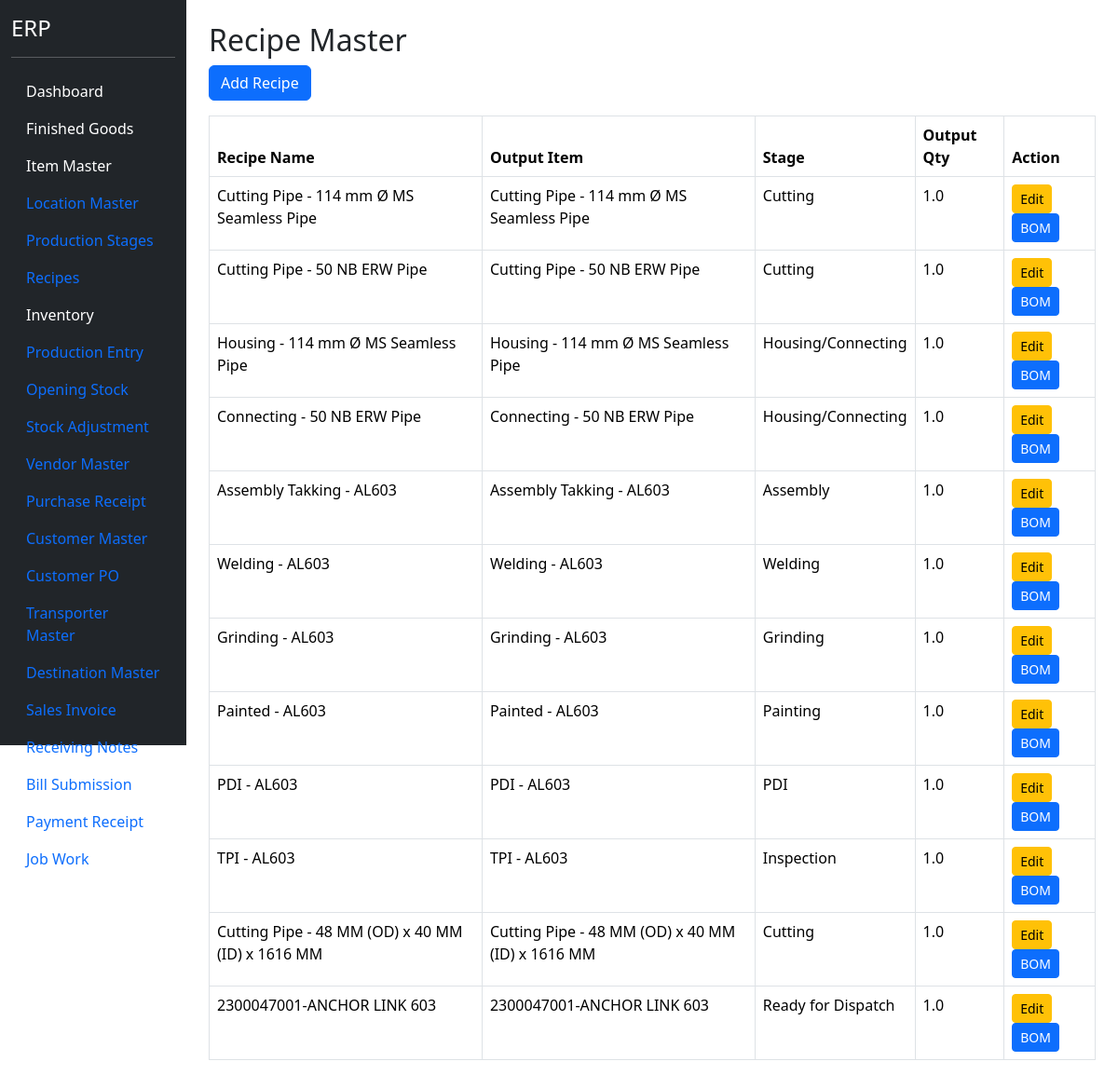
The page /recipes (signed in) on the database its author committed.
### models.py (models this page shows)
class RecipeHeader(db.Model):
    __tablename__ = "recipe_header"
    id = db.Column(
        db.Integer,
        primary_key=True
    )
    output_item_id = db.Column(
        db.Integer,
        db.ForeignKey("item_master.id"),
        nullable=False
    )
    output_qty = db.Column(
        db.Float,
        nullable=False,
        default=1
    )
    recipe_name = db.Column(
        db.String(200)
    )
    production_stage_id = db.Column(
        db.Integer,
        db.ForeignKey(
            "production_stage_master.id"
        )
    )
    active = db.Column(
        db.Boolean,
        default=True
    )
    output_item = db.relationship(
        "ItemMaster"
    )
    production_stage = db.relationship(
        "ProductionStageMaster"
    )
    inputs = db.relationship(
    "RecipeInput",
    backref="recipe",
    cascade="all, delete-orphan"
    )
    byproducts = db.relationship(
    "RecipeByProduct",
    backref="recipe",
    cascade="all, delete-orphan"
    )

class ItemMaster(db.Model):
    __tablename__ = "item_master"
    id = db.Column(db.Integer, primary_key=True)
    item_code = db.Column(
        db.String(50),
        unique=True,
        nullable=False
    )
    item_name = db.Column(
        db.String(255),
        nullable=False
    )
    item_type = db.Column(
        db.String(50),
        nullable=False
    )
    production_stage = db.Column(
    db.String(100)
    )
    production_stage_id = db.Column(
    db.Integer,
    db.ForeignKey(
        "production_stage_master.id"
    ),
    nullable=True
    )
    production_stage_rel = db.relationship(
    "ProductionStageMaster"
    )
    unit = db.Column(
        db.String(20),
        nullable=False
    )
    finished_good_id = db.Column(
    db.Integer,
    db.ForeignKey("finished_goods.id"),
    nullable=True
    )
    hsn_code = db.Column(
    db.String(20)
    )
    gst_rate = db.Column(
    db.Float,
    default=18
    )
    active = db.Column(
        db.Boolean,
        default=True
    )

class ProductionStageMaster(db.Model):
    __tablename__ = "production_stage_master"
    id = db.Column(
        db.Integer,
        primary_key=True
    )
    stage_no = db.Column(
        db.Integer,
        nullable=False
    )
    stage_name = db.Column(
        db.String(100),
        nullable=False
    )
    active = db.Column(
        db.Boolean,
        default=True
    )

### blueprints/masters/routes.py (the view)
@masters_bp.route("/recipes")
@login_required
def recipes():
    recipe_list = RecipeHeader.query.all()
    return render_template(
        "recipes.html",
        recipe_list=recipe_list
    )

### app.py (called while the page is built)
@login_manager.user_loader
def load_user(user_id):
    return User.query.get(int(user_id))

### templates/recipes.html
{% extends "base.html" %}
{% block content %}
<div class="container mt-4">
    <h2>Recipe Master</h2>
    <a href="/recipes/add"
       class="btn btn-primary mb-3">
        Add Recipe
    </a>
    <table class="table table-bordered">
        <thead>
            <tr>
                <th>Recipe Name</th>
                <th>Output Item</th>
                <th>Stage</th>
                <th>Output Qty</th>
                <th>Action</th>
            </tr>
        </thead>
        <tbody>
            {% for recipe in recipe_list %}
            <tr>
                <td>
                    {{ recipe.recipe_name }}
                </td>
                <td>
                    {{ recipe.output_item.item_name }}
                </td>
                <td>
                    {% if recipe.production_stage %}
                        {{ recipe.production_stage.stage_name }}
                    {% endif %}
                </td>
                <td>
                    {{ recipe.output_qty }}
                </td>
                <td>
                    <a href="/recipes/edit/{{ recipe.id }}"
                       class="btn btn-warning btn-sm">
                        Edit
                    </a>
                    <a href="/recipes/details/{{ recipe.id }}"
                        class="btn btn-primary btn-sm">
                        BOM
                    </a>
                </td>
            </tr>
            {% endfor %}
        </tbody>
    </table>
</div>
{% endblock %}

### rows shown on the page
RecipeHeader: recipe_name "Cutting Pipe - 114 mm Ø MS Seamless Pipe", output_item.item_name "Cutting Pipe - 114 mm Ø MS Seamless Pipe", production_stage.stage_name "Cutting", output_qty "1.0"
RecipeHeader: recipe_name "Cutting Pipe - 50 NB ERW Pipe", output_item.item_name "Cutting Pipe - 50 NB ERW Pipe", production_stage.stage_name "Cutting", output_qty "1.0"
RecipeHeader: recipe_name "Housing - 114 mm Ø MS Seamless Pipe", output_item.item_name "Housing - 114 mm Ø MS Seamless Pipe", production_stage.stage_name "Housing/Connecting", output_qty "1.0"
RecipeHeader: recipe_name "Connecting - 50 NB ERW Pipe", output_item.item_name "Connecting - 50 NB ERW Pipe", production_stage.stage_name "Housing/Connecting", output_qty "1.0"
RecipeHeader: recipe_name "Assembly Takking - AL603", output_item.item_name "Assembly Takking - AL603", production_stage.stage_name "Assembly", output_qty "1.0"
RecipeHeader: recipe_name "Welding - AL603", output_item.item_name "Welding - AL603", production_stage.stage_name "Welding", output_qty "1.0"
RecipeHeader: recipe_name "Grinding - AL603", output_item.item_name "Grinding - AL603", production_stage.stage_name "Grinding", output_qty "1.0"
RecipeHeader: recipe_name "Painted - AL603", output_item.item_name "Painted - AL603", production_stage.stage_name "Painting", output_qty "1.0"
RecipeHeader: recipe_name "PDI - AL603", output_item.item_name "PDI - AL603", production_stage.stage_name "PDI", output_qty "1.0"
RecipeHeader: recipe_name "TPI - AL603", output_item.item_name "TPI - AL603", production_stage.stage_name "Inspection", output_qty "1.0"
RecipeHeader: recipe_name "Cutting Pipe - 48 MM (OD) x 40 MM (ID) x 1616 MM", output_item.item_name "Cutting Pipe - 48 MM (OD) x 40 MM (ID) x 1616 MM", production_stage.stage_name "Cutting", output_qty "1.0"
RecipeHeader: recipe_name "2300047001-ANCHOR LINK 603", output_item.item_name "2300047001-ANCHOR LINK 603", production_stage.stage_name "Ready for Dispatch", output_qty "1.0"
